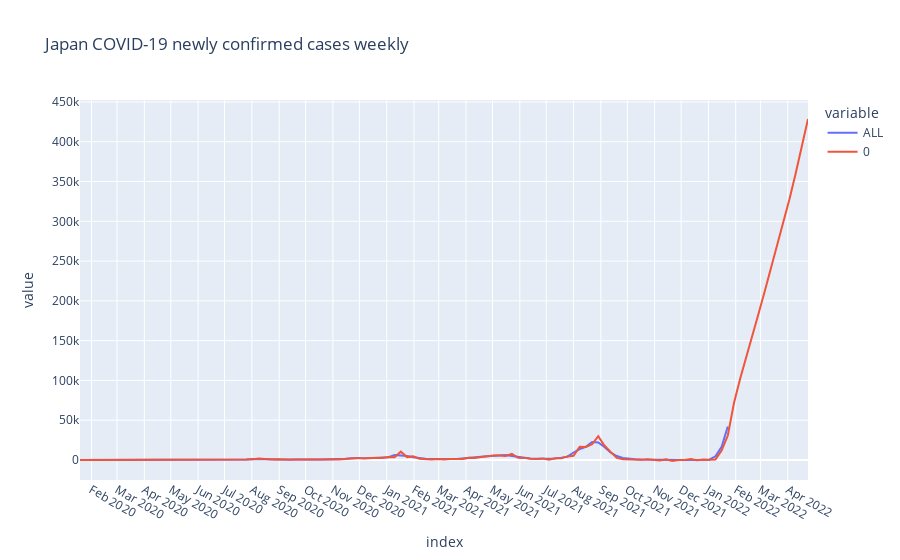

Source (notebook cell):
### Code cell
ts_forecast = result_all.predict(start=df_gr.index[0], end=df_gr.index[-1]+relativedelta(months=3))

temp_df = df_gr.ALL.to_frame()
temp_df = pd.concat([temp_df, ts_forecast])
fig = px.line(temp_df, title='Japan COVID-19 newly confirmed cases weekly')
fig.update_layout({
    'xaxis': {
        'dtick': 'M1'
    }
})
fig.show()

### Figure 1 — Plotly figure (JSON) as saved in the notebook; plotly's stock layout.template omitted (floating-point values rounded to 4 significant figures; data arrays with more than 128 entries replaced by an {"elided": "..."} marker saying what was removed)
{"data": [{"hovertemplate": "variable=ALL<br>index=%{x}<br>value=%{y}<extra></extra>", "legendgroup": "ALL", "line": {"color": "#636efa", "dash": "solid"}, "marker": {"symbol": "circle"}, "mode": "lines", "name": "ALL", "orientation": "v", "showlegend": true, "type": "scatter", "x": {"elided": "225 str values"}, "xaxis": "x", "y": {"elided": "225 float values"}, "yaxis": "y"}, {"hovertemplate": "variable=0<br>index=%{x}<br>value=%{y}<extra></extra>", "legendgroup": "0", "line": {"color": "#EF553B", "dash": "solid"}, "marker": {"symbol": "circle"}, "mode": "lines", "name": "0", "orientation": "v", "showlegend": true, "type": "scatter", "x": {"elided": "225 str values"}, "xaxis": "x", "y": {"elided": "225 float values"}, "yaxis": "y"}], "layout": {"autosize": true, "legend": {"title": {"text": "variable"}, "tracegroupgap": 0}, "title": {"text": "Japan COVID-19 newly confirmed cases weekly"}, "xaxis": {"anchor": "y", "autorange": true, "domain": [0, 1], "dtick": "M1", "range": ["2020-01-19", "2022-04-24"], "title": {"text": "index"}, "type": "date"}, "yaxis": {"anchor": "x", "autorange": true, "domain": [0, 1], "range": [-25140.0, 452500.0], "title": {"text": "value"}, "type": "linear"}}}
